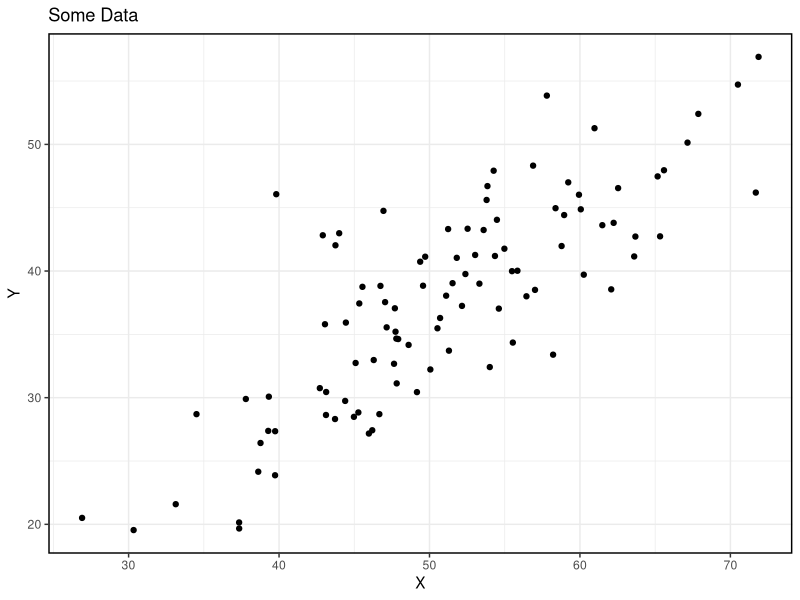
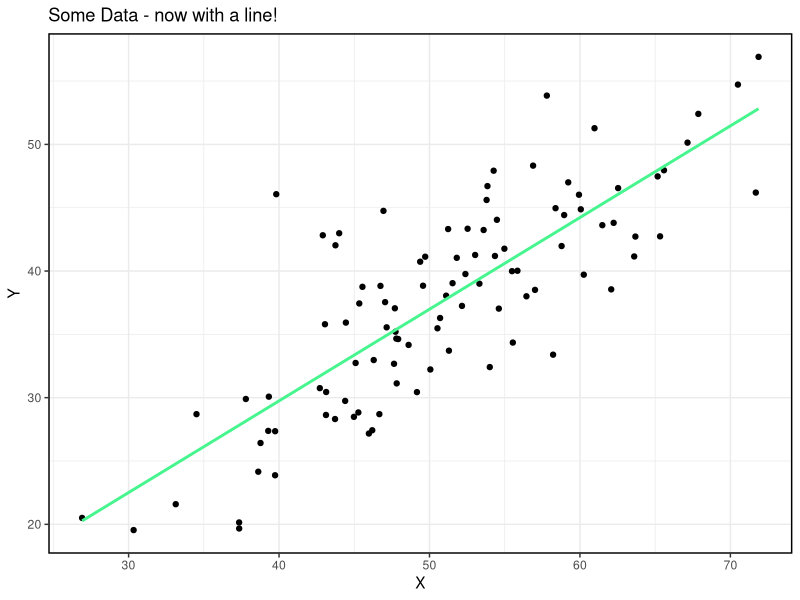
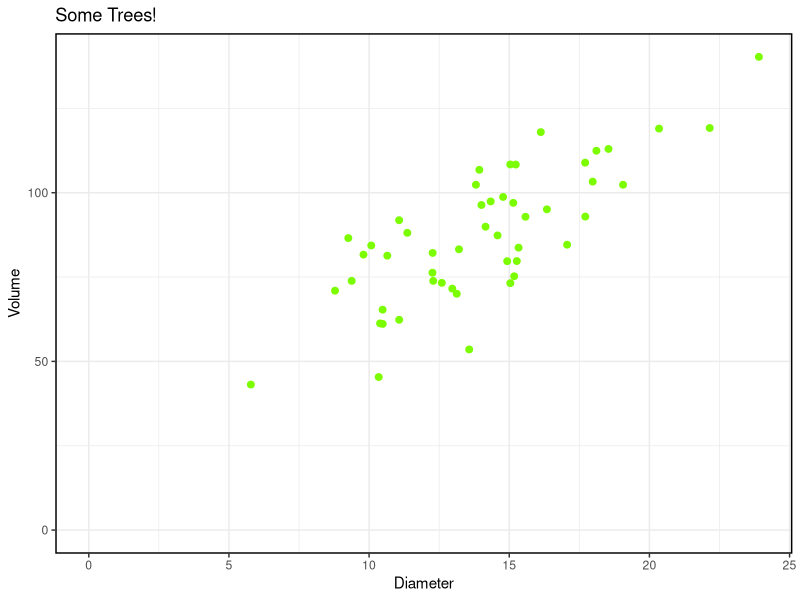
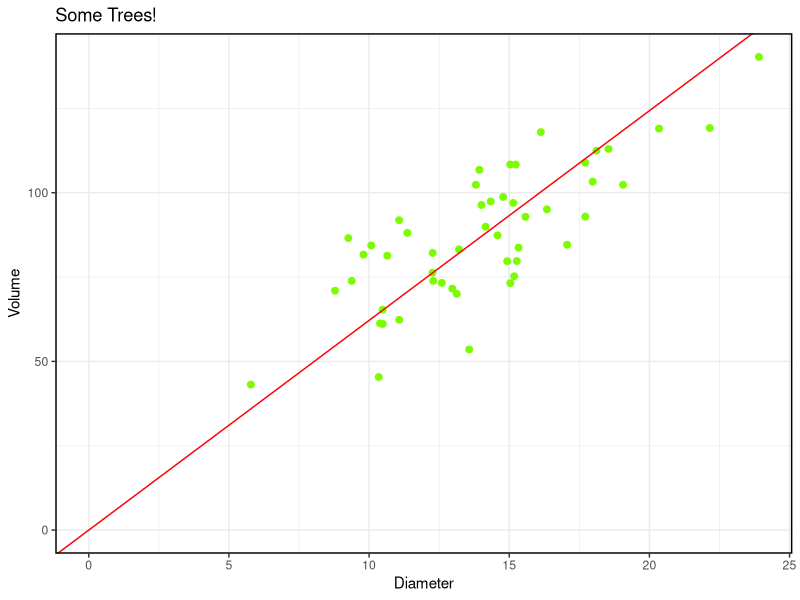
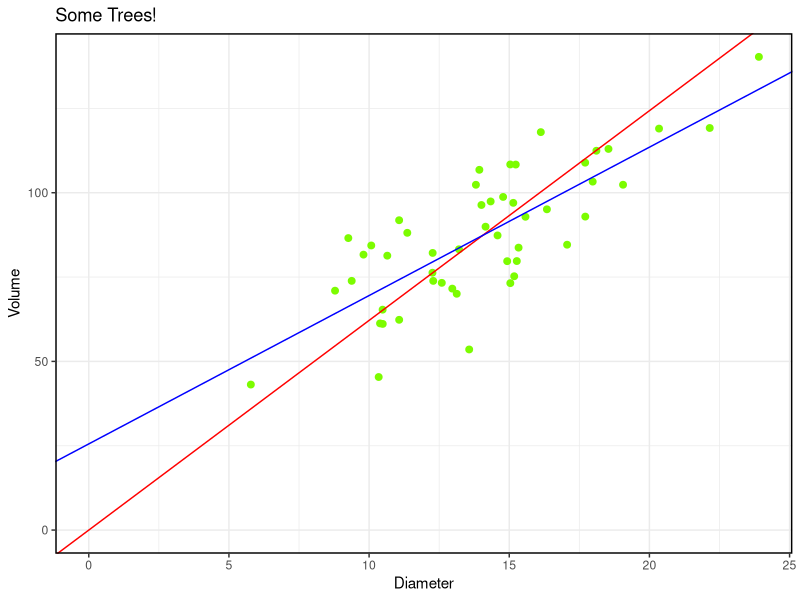

Reproduce these figures in R, in order.
## ---- chunk 1
knitr::opts_chunk$set(echo = TRUE)
library(tidyverse)
library(knitr)
library(kableExtra)
## ---- chunk 2
#| echo: FALSE
#| eval: TRUE
# Set seed for reproducibility
set.seed(123)

# Generate X from a normal distribution
x <- rnorm(100, mean = 50, sd = 10)

# Generate Y with correlation ~0.8 with X
# y = a*x + noise, adjust noise to control correlation
y <- 0.75 * x + rnorm(100, mean = 0, sd = 5)

# Put into a data frame
df <- data.frame(x = x, y = y)

# Plot
ggplot(df, aes(x = x, y = y)) +
  geom_point() +
  labs(title = "Some Data",
       x = "X",
       y = "Y") +
  theme_bw() +
  theme(panel.border = element_rect(color = "black", fill = NA, size = 1))
## ---- chunk 3
#| echo: FALSE
#| eval: TRUE
# Plot
ggplot(df, aes(x = x, y = y)) +
  geom_point() +
  geom_smooth(method = "lm", se = FALSE, color = "#47f58f") +
  labs(title = "Some Data - now with a line!",
       x = "X",
       y = "Y") +
  theme_bw() +
  theme(panel.border = element_rect(color = "black", fill = NA, size = 1))
## ---- chunk 4
#| echo: FALSE
#| eval: TRUE
# Seed for reproducibility
set.seed(123)

# Simulation Setup
nsim <- 10000
bookSEs <- vector("numeric", length = nsim)
realSEs <- vector("numeric", length = nsim)

# Generate some population data (same data we saw before)
N <- 1000
n <- 30
popX <- rnorm(N, mean = 8, sd = 3)
popEpsilon <- rnorm(N, mean = 0, sd = 3)
popY <- 0.75 * popX + popEpsilon
data_mat <- cbind(popY, popX)
## ---- chunk 5
#| echo: TRUE
#| eval: TRUE
for (i in 1:nsim) {
  # Draw some samples from our finite population without replacement
  idx <- sample(N, n, replace = FALSE)
  x <- popX[idx]
  y <- popY[idx]
  
  # Calculate coefficients
  B1 <- sum((x - mean(x)) * (y - mean(y))) / sum((x - mean(x))^2)
  B0 <- mean(y) - B1 * mean(x)
  
  # Calculate residual
  e <- y - (B0 + B1 * x)
  
  # Sample variance for residuals
  bookSEs[i] <- 1 / (n - 1) * sum((e - mean(e))^2) # = 1 / (n - 1) * sum(e^2)
  realSEs[i] <- 1 / (n - 2) * sum((e - mean(e))^2) # = 1 / (n - 2) * sum(e^2)
}

# Recall the true variance is
var(popEpsilon)

# Compared to the estimates:
mean(bookSEs)
mean(realSEs)
## ---- chunk 6
#| echo: FALSE
#| eval: TRUE
# Seed for reproducibility
set.seed(123)

# Simulation Setup
nsim <- 10000
bookSEs <- vector("numeric", length = nsim)
realSEs <- vector("numeric", length = nsim)

# Generate some population data (same data we saw before)
N <- 1000
n <- 1000
popX <- rnorm(N, mean = 8, sd = 3)
popEpsilon <- rnorm(N, mean = 0, sd = 3)
popY <- 0.75 * popX + popEpsilon
data_mat <- cbind(popY, popX)
## ---- chunk 7
#| echo: TRUE
#| eval: TRUE
for (i in 1:nsim) {
  # Draw some samples from our finite population without replacement
  idx <- sample(N, n, replace = FALSE)
  x <- popX[idx]
  y <- popY[idx]
  
  # Calculate coefficients
  B1 <- sum((x - mean(x)) * (y - mean(y))) / sum((x - mean(x))^2)
  B0 <- mean(y) - B1 * mean(x)
  
  # Calculate residual
  e <- y - (B0 + B1 * x)
  
  # Sample variance for residuals
  bookSEs[i] <- 1 / (n - 1) * sum((e - mean(e))^2) # = 1 / (n - 1) * sum(e^2)
  realSEs[i] <- 1 / (n - 2) * sum((e - mean(e))^2) # = 1 / (n - 2) * sum(e^2)
}

# Recall the true variance is
var(popEpsilon)

# Compared to the estimates:
mean(bookSEs)
mean(realSEs)
## ---- chunk 8
#| echo: TRUE
#| eval: TRUE
set.seed(100)
# Updated sample & population sizes
n <- 50
N <- 5000
tx <- 70000   # known population total of diameters

# Generate population data
diameter <- rnorm(N, mean = 14, sd = 3)
diameterTot <- sum(diameter)
diameter <- diameter / diameterTot * tx

epsilon <- rnorm(N, mean = 0, sd = 15)
volume <- 35 + 3.5 * diameter + epsilon
treePop <- data.frame(diameter, volume)

# Draw sample
tree <- treePop[sample(1:N, n, replace = F), ]
## ---- chunk 9
#| echo: TRUE
#| eval: TRUE
#| output-location: slide
# Plot
ggplot(tree, aes(x = diameter, y = volume)) +
  geom_point(col = "lawngreen", size = 2) +
  coord_cartesian(xlim = c(0, max(tree$diameter)),
                  ylim = c(0, max(tree$volume))) +
  labs(title = "Some Trees!",
       x = "Diameter",
       y = "Volume") +
  theme_bw() +
  theme(panel.border = element_rect(color = "black", fill = NA, size = 1))
## ---- chunk 10
#| echo: TRUE
#| eval: TRUE
ty.naive <- mean(tree$volume) * N
ty.naive
## ---- chunk 11
#| echo: TRUE
#| eval: TRUE
v.naive <- N^2 * (1 - n / N) * var(tree$volume) / n
sqrt(v.naive)
## ---- chunk 12
#| echo: TRUE
#| eval: TRUE
# Slope for ratio estimator
B.hat <- mean(tree$volume) / mean(tree$diameter)

# Ratio estimate of total volume
ty.ratio <- B.hat * tx
ty.ratio
## ---- chunk 13
#| echo: TRUE
#| eval: TRUE
# Residuals
ei.rat <- tree$volume - B.hat * tree$diameter
# Estimated error variance
se2.rat <- sum((ei.rat - mean(ei.rat))^2) / (n - 1)
se2.rat
## ---- chunk 14
#| echo: TRUE
#| eval: TRUE
v.rat <- N^2 * (1 - n / N) * (tx / N / mean(tree$diameter))^2 * se2.rat / n
sqrt(v.rat)
## ---- chunk 15
#| echo: TRUE
#| eval: TRUE
#| output-location: slide
# Plot ratio line
ggplot(tree, aes(x = diameter, y = volume)) +
  geom_point(col = "lawngreen", size = 2) +
  geom_abline(slope = B.hat, intercept = 0, color = "red") +
  coord_cartesian(xlim = c(0, max(tree$diameter)),
                  ylim = c(0, max(tree$volume))) +
  labs(title = "Some Trees!",
       x = "Diameter",
       y = "Volume") +
  theme_bw() +
  theme(panel.border = element_rect(color = "black", fill = NA, size = 1))
## ---- chunk 16
#| echo: TRUE
#| eval: TRUE
# Estimate slope (B1 hat) using regression formula
num <- sum((tree$diameter - mean(tree$diameter)) * (tree$volume - mean(tree$volume)))
dem <- sum((tree$diameter - mean(tree$diameter))^2)
B1.hat <- num / dem
B1.hat

# Estimate intercept (B0 hat)
B0.hat <- mean(tree$volume) - B1.hat * mean(tree$diameter)
B0.hat
## ---- chunk 17
#| echo: TRUE
#| eval: TRUE
#| output-location: fragment
summary(lm(volume ~ diameter, data = trees))
## ---- chunk 18
#| echo: TRUE
#| eval: TRUE
# Estimate of total
ty.reg <- N * (B0.hat + B1.hat * (tx / N))
ty.reg
## ---- chunk 19
#| echo: TRUE
#| eval: TRUE
# Estimate residuals
ei.reg <- tree$volume - (B0.hat + B1.hat * tree$diameter)
# Estimated error variance
se2.reg <- sum(ei.reg^2) / (n - 2)
se2.reg
## ---- chunk 20
#| echo: TRUE
#| eval: TRUE
v.reg <- N^2 * (1 - n / N) * se2.reg / n
sqrt(v.reg)
## ---- chunk 21
#| echo: TRUE
#| eval: TRUE
#| output-location: slide
# Plot ratio line
ggplot(tree, aes(x = diameter, y = volume)) +
  geom_point(col = "lawngreen", size = 2) +
  geom_abline(slope = B.hat, intercept = 0, color = "red") +
  geom_abline(slope = B1.hat, intercept = B0.hat, color = "blue") +
  coord_cartesian(xlim = c(0, max(tree$diameter)),
                  ylim = c(0, max(tree$volume))) +
  labs(title = "Some Trees!",
       x = "Diameter",
       y = "Volume") +
  theme_bw() +
  theme(panel.border = element_rect(color = "black", fill = NA, size = 1))
## ---- chunk 22
#| echo: FALSE
#| eval: TRUE
# Create a comparison table
comparison_table <- data.frame(
  Estimator = c("Naive", "Ratio", "Regression"),
  Estimate = c(ty.naive, ty.ratio, ty.reg),
  Std_Error = c(sqrt(v.naive), sqrt(v.rat), sqrt(v.reg))
)

kable(comparison_table, digits = 3, caption = "Comparison of Estimators") %>%
  kable_styling(full_width = FALSE, position = "center")
## ---- chunk 23
#| echo: TRUE
#| eval: TRUE
x <- c(12, 11.4, 7.9, 9, 10.5, 7.9, 7.3, 10.2, 11.7, 11.3, 5.7, 8, 10.3, 12, 9.2, 8.5, 7, 10.7, 9.3, 8.2)
y <- c(125, 119, 83, 85, 99, 117, 69, 133, 154, 168, 61, 80, 114, 147, 122, 106, 82, 88, 97, 99)
treedata <- data.frame(x, y)
n <- 20
N <- 1132
muX <- 10.3
## ---- chunk 24
#| echo: TRUE
#| eval: TRUE
ybar <- mean(y)
xbar <- mean(x)
ybar_ratio <- (ybar / xbar) * muX
ybar_ratio
## ---- chunk 25
#| echo: TRUE
#| eval: TRUE
ei_rat <- y - (ybar / xbar) * x
se2_rat <- sum((ei_rat - mean(ei_rat))^2) / (n - 1)
se2_rat
## ---- chunk 26
#| echo: TRUE
#| eval: TRUE
var_ratio <- (1 - n / 1132) * (muX / xbar)^2 * (se2_rat / n)
se_ratio <- sqrt(var_ratio)
se_ratio
## ---- chunk 27
#| echo: TRUE
#| eval: TRUE
b1_hat <- sum((x - mean(x)) * (y - mean(y)))
b1_hat <- cov(x, y) / var(x)                  # Same thing
b0_hat <- mean(y) - b1_hat * mean(x)
## ---- chunk 28
#| echo: TRUE
#| eval: TRUE
ybar_reg <- b0_hat + b1_hat * muX
ybar_reg
## ---- chunk 29
#| echo: TRUE
#| eval: TRUE
ei_reg <- y - (b0_hat + b1_hat * x)
se2_reg <- sum(ei_reg^2) / (n - 2)
se2_reg
## ---- chunk 30
#| echo: TRUE
#| eval: TRUE
var_reg <- (1 - n / N) * (se2_reg / n)
se_reg <- sqrt(var_reg)
se_reg
## ---- chunk 31
#| echo: FALSE
#| eval: TRUE
results <- data.frame(
  Method = c("Ratio", "Regression"),
  Mean_Est = c(ybar_ratio, ybar_reg),
  SE = c(se_ratio, se_reg)
  )
knitr::kable(results, digits = 3)
